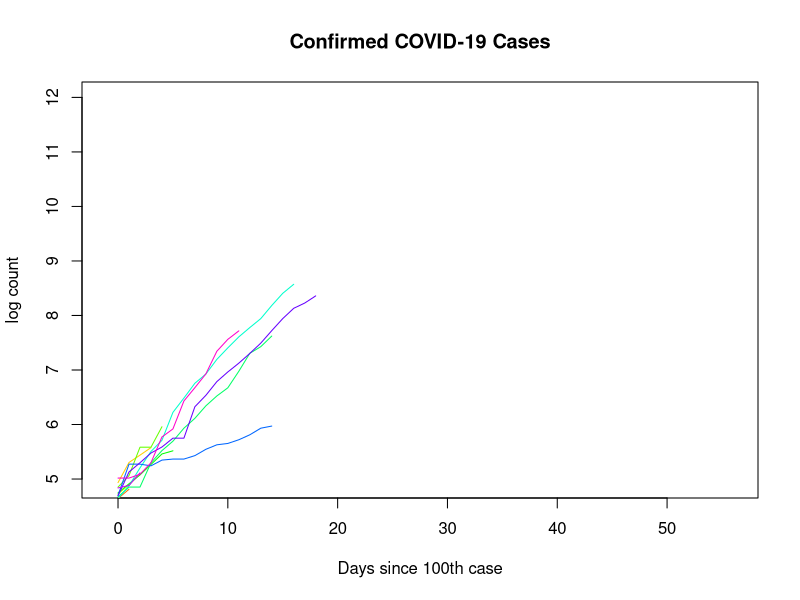
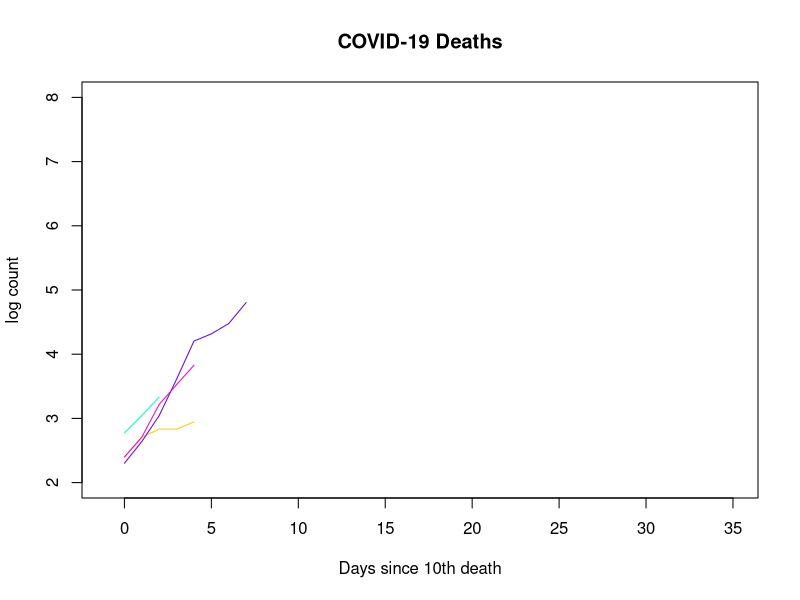

The R script that drew these images, in order:
rm(list=ls())
library(ggplot2)
library(dplyr)
library(tidyr)
library(RColorBrewer)
library(reshape2)
library(zoo)

#covid data comes from Johns Hopkins University; sourced from Kaggle
covid <- read.csv("covid_19_data.csv",stringsAsFactors = FALSE) 
pop.match <- read.csv("world_bank_pop_match.csv",stringsAsFactors = FALSE) 
pop <- read.csv("wb_population.csv",stringsAsFactors = FALSE) 
pop=merge(pop,pop.match,by="WB.Country.Region",all=FALSE)
covid=merge(covid,pop,by="Country.Region",all=FALSE)
covid$ObservationDate=as.Date(covid$ObservationDate,format="%m/%d/%Y")

colors=rainbow(15, alpha = 1, rev = FALSE)

covid=as.data.frame(group_by(covid,ObservationDate,Province.State,Country.Region,Last.Update) %>% summarise(Confirmed = sum(Confirmed),Deaths=sum(Deaths),Recovered=sum(Recovered),population=max(population)))
covid=merge(covid,as.data.frame(group_by(covid, Province.State) %>% summarise(start=min(ObservationDate))),by=c("Province.State"),all=FALSE) #add date of first case
covid=merge(covid,as.data.frame(group_by(covid, Province.State) %>% filter(Confirmed>=100) %>% summarise(start.c.100=min(ObservationDate))),by="Province.State",all=TRUE) # add date of 100th case
covid=merge(covid,as.data.frame(group_by(covid, Province.State) %>% filter(Deaths>=10) %>% summarise(start.d.10=min(ObservationDate))),by="Province.State",all=TRUE) #add date of 10th death

covid$since_start=covid$ObservationDate-covid$start
covid$since_case_100=covid$ObservationDate-covid$start.c.100
covid$since_death_10=covid$ObservationDate-covid$start.d.10

covid$ObservationDate=as.Date(covid$ObservationDate)
#top countries are those with over 50 cases
covid.top=subset(covid,Confirmed>50)
top.countries=unique(covid.top$Province.State)
covid=arrange(covid,ObservationDate)


#aggregate across states/cities for each country
us.all=subset(covid,Country.Region=="US")
us=as.data.frame(group_by(us.all,ObservationDate, Country.Region) %>% summarise(confirmed = sum(Confirmed),deaths=sum(Deaths),Recovered=sum(Recovered)))
us$ObservationDate=as.Date(us$ObservationDate)

covid.agg=as.data.frame(group_by(covid,ObservationDate, Country.Region) %>% summarise(confirmed = sum(Confirmed),deaths=sum(Deaths),Recovered=sum(Recovered),Population=max(population)))

covid.agg=merge(covid.agg,as.data.frame(group_by(covid.agg, Country.Region) %>% summarise(start=min(ObservationDate))),by=c("Country.Region"),all=TRUE) #add date of first case
covid.agg=merge(covid.agg,as.data.frame(group_by(covid.agg, Country.Region) %>% filter(confirmed>=100) %>% summarise(start.c.100=min(ObservationDate))),by="Country.Region",all=TRUE) # add date of 100th case
covid.agg=merge(covid.agg,as.data.frame(group_by(covid.agg, Country.Region) %>% filter(deaths>=10) %>% summarise(start.d.10=min(ObservationDate))),by="Country.Region",all=TRUE) #add date of 10th death
#covid.agg=as.data.frame(group_by(covid.agg, Country.Region) %>% mutate(confirmed.pc=confirmed/population),deaths.pc=deaths/population))

covid.agg$since_start=covid.agg$ObservationDate-covid.agg$start
covid.agg$since_case_100=covid.agg$ObservationDate-covid.agg$start.c.100
covid.agg$since_death_10=covid.agg$ObservationDate-covid.agg$start.d.10



covid.agg$ObservationDate=as.Date(covid.agg$ObservationDate)
#top countries are those with over 500 cases
covid.agg.top=subset(covid.agg,confirmed>50)
top.countries=unique(covid.agg.top$Country.Region)
covid.agg=arrange(covid.agg,ObservationDate)

#log
measures=c("confirmed","deaths","Recovered")
for (i in 1:3){
  covid.agg[,paste0(measures[i],".log")]=log(covid.agg[,measures[i]])
}

#plots

plot(x=covid.agg[covid.agg$Country.Region==top.countries[1] & covid.agg$since_case_100>(-1 ),"since_case_100"],y=log(covid.agg[covid.agg$Country.Region==top.countries[1] & covid.agg$since_case_100>(-1 ),"confirmed"]),type='l',xlab="Days since 100th case",ylab="log count",main="Confirmed COVID-19 Cases",ylim=c(min(covid.agg[covid.agg$Country.Region==top.countries[i] & covid.agg$since_case_100>(-1 ),"confirmed.log"]),12),xlim=c(-1,56))


for (i in (2:length(top.countries))){
  lines(x=covid.agg[covid.agg$Country.Region==top.countries[i] & covid.agg$since_case_100>(-1 ),"since_case_100"] ,y=covid.agg[covid.agg$Country.Region==top.countries[i] & covid.agg$since_case_100>(-1 ),"confirmed.log"],col=colors[i])
}


#deaths
plot(x=covid.agg[covid.agg$Country.Region==top.countries[1] & covid.agg$since_death_10>(-1 ),"since_death_10"],y=log(covid.agg[covid.agg$Country.Region==top.countries[1] & covid.agg$since_death_10>(-1 ),"deaths"]),type='l',xlab="Days since 10th death",ylab="log count",main="COVID-19 Deaths",ylim=c(2,8),xlim=c(-1,35))


for (i in (2:length(top.countries))){
  lines(x=covid.agg[covid.agg$Country.Region==top.countries[i] & covid.agg$since_death_10>(-1 ),"since_death_10"] ,y=covid.agg[covid.agg$Country.Region==top.countries[i] & covid.agg$since_death_10>(-1 ),"deaths.log"],col=colors[i])
}

covid.agg.confirmed=dcast(covid.agg,since_case_100~Country.Region,value.var="confirmed")
covid.agg.confirmed.log=dcast(covid.agg,since_case_100~Country.Region,value.var="confirmed.log")

colnames(covid.agg)=c("Country.Region","Date","Confirmed Cases","Deaths","Recovered Cases","Population","start"      ,"start.c.100","start.d.10","Since 1st Case","Since 100th Case","Since 10th Death","confirmed.log","deaths.log","Recovered.log")


covid=as.data.frame(group_by(covid, Province.State) %>% mutate(case.max=max(Confirmed,na.rm=T))) # find max number of cases per country

colnames(covid)=c("Province.State","Date","Country.Region","Last.Update","Confirmed Cases","Deaths","Recovered Cases","Population","start","start.c.100","start.d.10","Since 1st Case","Since 100th Case","Since 10th Death","Case_Max")
covid=subset(covid,Case_Max>=50) #limit states to those with at least 50 cases (~20th percentile)
covid$Case_Max=NULL

